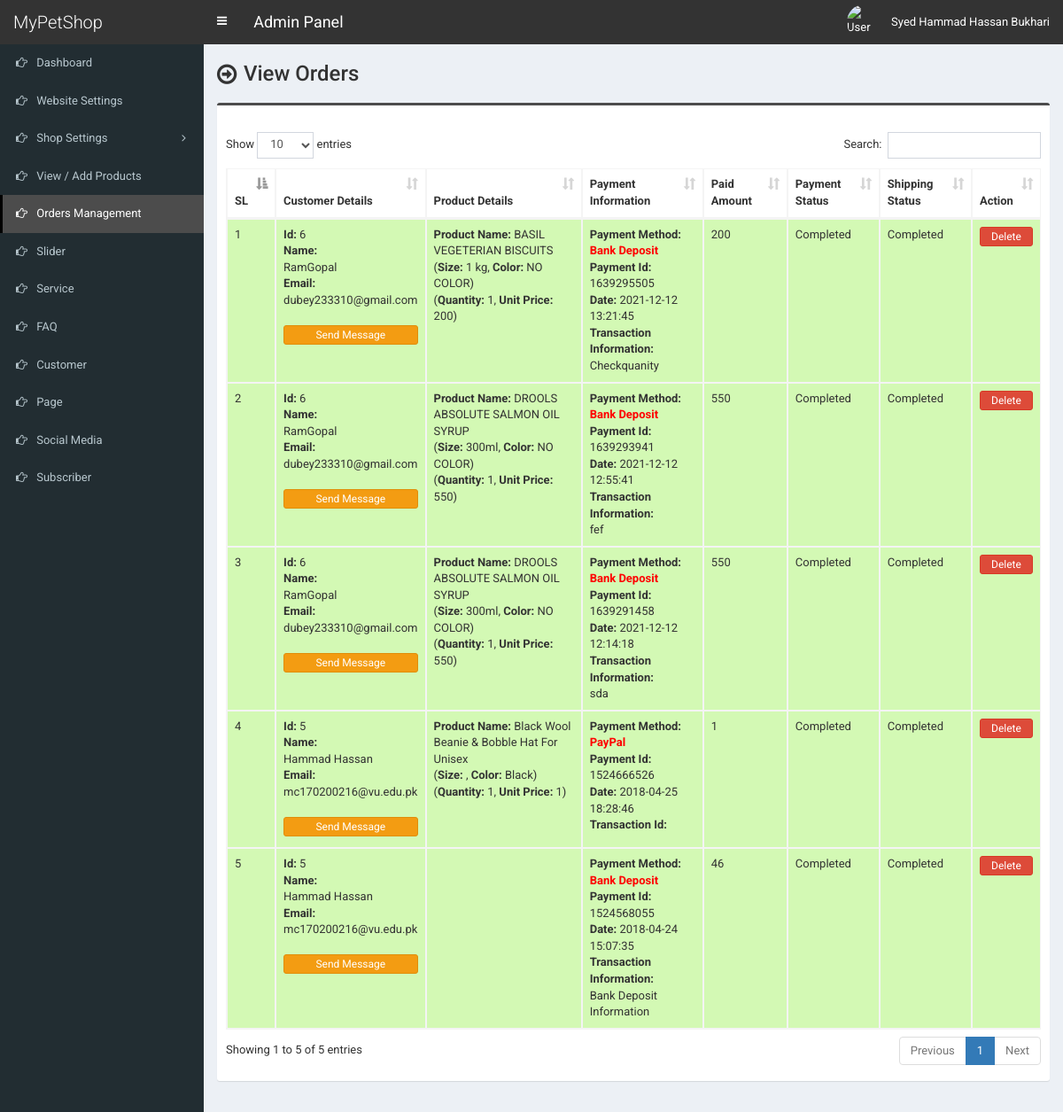
The app's page /admin/order.php (signed in) with its own data.
### tables this page shows
CREATE TABLE `tbl_payment` (
  `id` int(11) NOT NULL,
  `customer_id` int(11) NOT NULL,
  `customer_name` varchar(255) NOT NULL,
  `customer_email` varchar(255) NOT NULL,
  `payment_date` varchar(50) NOT NULL,
  `txnid` varchar(255) NOT NULL,
  `paid_amount` int(11) NOT NULL,
  `card_number` varchar(50) NOT NULL,
  `card_cvv` varchar(10) NOT NULL,
  `card_month` varchar(10) NOT NULL,
  `card_year` varchar(10) NOT NULL,
  `bank_transaction_info` text NOT NULL,
  `payment_method` varchar(20) NOT NULL,
  `payment_status` varchar(25) NOT NULL,
  `shipping_status` varchar(20) NOT NULL,
  `payment_id` varchar(255) NOT NULL
);

CREATE TABLE `tbl_order` (
  `id` int(11) NOT NULL,
  `product_id` int(11) NOT NULL,
  `product_name` varchar(255) NOT NULL,
  `size` varchar(100) NOT NULL,
  `color` varchar(100) NOT NULL,
  `quantity` varchar(50) NOT NULL,
  `unit_price` varchar(50) NOT NULL,
  `payment_id` varchar(255) NOT NULL
);

### admin/order.php (the view, shortened to what this page needs)
<?php require_once('header.php'); ?>
<section class="content-header">
	<div class="content-header-left">
		<h1>View Orders</h1>
	</div>
</section>
<section class="content">
  <div class="row">
    <div class="col-md-12">
      <div class="box box-info">
        <div class="box-body table-responsive">
          <table id="example1" class="table table-bordered table-striped">
			<thead>
			    <tr>
			        <th>SL</th>
                    <th>Customer Details</th>
			        <th>Product Details</th>
                    <th>
                    	Payment Information
                    </th>
                    <th>Paid Amount</th>
                    <th>Payment Status</th>
                    <th>Shipping Status</th>
			        <th>Action</th>
			    </tr>
			</thead>
            <tbody>
            	<?php
            	$i=0;
            	$statement = $pdo->prepare("SELECT * FROM tbl_payment ORDER by id DESC");
            	$statement->execute();
            	$result = $statement->fetchAll(PDO::FETCH_ASSOC);
            	foreach ($result as $row) {
            		$i++;
            		?>
					<tr class="<?php if($row['payment_status']=='Pending'){echo 'bg-r';}else{echo 'bg-g';} ?>">
	                    <td><?php echo $i; ?></td>
	                    <td>
                            <b>Id:</b> <?php echo $row['customer_id']; ?><br>
                            <b>Name:</b><br> <?php echo $row['customer_name']; ?><br>
                            <b>Email:</b><br> <?php echo $row['customer_email']; ?><br><br>
                            <a href="#" data-toggle="modal" data-target="#model-<?php echo $i; ?>"class="btn btn-warning btn-xs" style="width:100%;margin-bottom:4px;">Send Message</a>
                        </td>
                        <td>
                           <?php
                           $statement1 = $pdo->prepare("SELECT * FROM tbl_order WHERE payment_id=?");
                           $statement1->execute(array($row['payment_id']));
                           $result1 = $statement1->fetchAll(PDO::FETCH_ASSOC);
                           foreach ($result1 as $row1) {
                                echo '<b>Product Name:</b> '.$row1['product_name'];
                                echo '<br>(<b>Size:</b> '.$row1['size'];
                                echo ', <b>Color:</b> '.$row1['color'].')';
                                echo '<br>(<b>Quantity:</b> '.$row1['quantity'];
                                echo ', <b>Unit Price:</b> '.$row1['unit_price'].')';
                                echo '<br><br>';
                           }
                           ?>
                        </td>
                        <td>
                        	<?php if($row['payment_method'] == 'PayPal'): ?>
                        		<b>Payment Method:</b> <?php echo '<span style="color:red;"><b>'.$row['payment_method'].'</b></span>'; ?><br>
                        		<b>Payment Id:</b> <?php echo $row['payment_id']; ?><br>
                        		<b>Date:</b> <?php echo $row['payment_date']; ?><br>
                        		<b>Transaction Id:</b> <?php echo $row['txnid']; ?><br>
                        	<?php elseif($row['payment_method'] == 'Bank Deposit'): ?>
                        		<b>Payment Method:</b> <?php echo '<span style="color:red;"><b>'.$row['payment_method'].'</b></span>'; ?><br>
                        		<b>Payment Id:</b> <?php echo $row['payment_id']; ?><br>
								<b>Date:</b> <?php echo $row['payment_date']; ?><br>
                        		<b>Transaction Information:</b> <br><?php echo $row['bank_transaction_info']; ?><br>
                        	<?php endif; ?>
                        </td>
                        <td><?php echo $row['paid_amount']; ?></td>
                        <td>
                            <?php echo $row['payment_status']; ?>
                            <br><br>
                        </td>
                        <td>
                            <?php echo $row['shipping_status']; ?>
                            <br><br>
                        </td>
	                    <td>
                            <a href="#" class="btn btn-danger btn-xs" data-href="order-delete.php?id=<?php echo $row['id']; ?>" data-toggle="modal" data-target="#confirm-delete" style="width:100%;">Delete</a>
	                    </td>
	                </tr>
            		<?php
            	}
            	?>
            </tbody>
          </table>
        </div>
      </div>
</section>
<?php require_once('footer.php'); ?>

### admin/style.css (style rules this page uses)
body { font-size: 13px; font-family: 'Roboto', sans-serif; }
.content-header>h1, .content-header .content-header-left h1 { font-family: 'Roboto', sans-serif; }
.box-info { padding-top: 20px; }
.content-header { overflow: hidden; }
.content-header .content-header-left { float: left; padding-top: 5px; }
.content-header .content-header-left h1 { margin-top: 0; margin-bottom: 0; padding-left: 30px; padding-bottom: 5px; font-size: 24px; position: relative; }
.content-header .content-header-left h1:before { position: absolute; top: 0; left: 0; font-family: 'FontAwesome', sans-serif; font-size: 26px; content: '\f18e'; }
.box.box-info { border-top-color: #4c4c4c; }
.bg-g { background: #d3f9b4!important; }

### records on screen
tbl_payment: customer "6", customer_name "RamGopal", customer_email "dubey233310@gmail.com", payment_method "Bank Deposit", payment "1639295505", payment_date "2021-12-12 13:21:45", bank_transaction_info "Checkquanity", paid_amount "200", payment_status "Completed", shipping_status "Completed"
tbl_order: product_name "BASIL VEGETERIAN BISCUITS", size "1 kg", color "NO COLOR", quantity "1", unit_price "200"
tbl_payment: customer "6", customer_name "RamGopal", customer_email "dubey233310@gmail.com", payment_method "Bank Deposit", payment "1639293941", payment_date "2021-12-12 12:55:41", bank_transaction_info "fef", paid_amount "550", payment_status "Completed", shipping_status "Completed"
tbl_order: product_name "DROOLS ABSOLUTE SALMON OIL SYRUP", size "300ml", color "NO COLOR", quantity "1", unit_price "550"
tbl_payment: customer "6", customer_name "RamGopal", customer_email "dubey233310@gmail.com", payment_method "Bank Deposit", payment "1639291458", payment_date "2021-12-12 12:14:18", bank_transaction_info "sda", paid_amount "550", payment_status "Completed", shipping_status "Completed"
tbl_order: product_name "DROOLS ABSOLUTE SALMON OIL SYRUP", size "300ml", color "NO COLOR", quantity "1", unit_price "550"
tbl_payment: customer "5", customer_name "Hammad Hassan", customer_email "mc170200216@vu.edu.pk", payment_method "PayPal", payment "1524666526", payment_date "2018-04-25 18:28:46", paid_amount "1", payment_status "Completed", shipping_status "Completed"
tbl_order: product_name "Black Wool Beanie & Bobble Hat For Unisex", color "Black", quantity "1", unit_price "1"
tbl_payment: customer "5", customer_name "Hammad Hassan", customer_email "mc170200216@vu.edu.pk", payment_method "Bank Deposit", payment "1524568055", payment_date "2018-04-24 15:07:35", bank_transaction_info "Bank Deposit Information", paid_amount "46", payment_status "Completed", shipping_status "Completed"

### other values on screen
$_SESSION['user']['full_name'] "Syed Hammad Hassan Bukhari"
